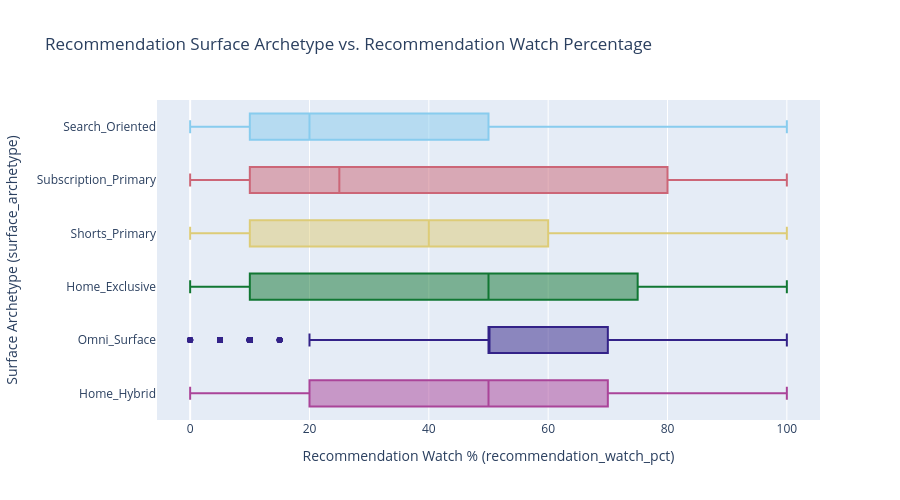

The notebook cell this image was saved under:
### Markdown cell above
### Findings:
- Users choosing `Look for other recommendations` display the highest reliance, averaging a mean `recommendation_watch_pct` of 55.3% (median 50.0%).
- Users who choose `Leave YouTube` after skipping `>20` videos record a reduced mean `recommendation_watch_pct` of 22.9% (median 15.0%), showing substantial feed disengagement.

### Code cell
# 4. Interactive Boxplot: Recommendation Surface Archetype vs. Recommendation Watch %
surface_order = (
    synth_df.groupby('surface_archetype')['recommendation_watch_pct']
    .median()
    .sort_values()
    .index.tolist()
)

fig_surface = px.box(
    synth_df,
    y='surface_archetype',
    x='recommendation_watch_pct',
    color='surface_archetype',
    category_orders={'surface_archetype': surface_order},
    orientation='h',
    title="Recommendation Surface Archetype vs. Recommendation Watch Percentage",
    labels={
        'surface_archetype': 'Surface Archetype (surface_archetype)',
        'recommendation_watch_pct': 'Recommendation Watch % (recommendation_watch_pct)'
    },
    color_discrete_sequence=px.colors.qualitative.Safe
)
fig_surface.update_layout(height=500, showlegend=False)
fig_surface.show()

### Figure 1 — Plotly figure (JSON) as saved in the notebook; plotly's stock layout.template omitted (floating-point values rounded to 4 significant figures; data arrays with more than 128 entries replaced by an {"elided": "..."} marker saying what was removed)
{"data": [{"alignmentgroup": "True", "hovertemplate": "Surface Archetype (surface_archetype)=%{y}<br>Recommendation Watch % (recommendation_watch_pct)=%{x}<extra></extra>", "legendgroup": "Search_Oriented", "marker": {"color": "rgb(136, 204, 238)"}, "name": "Search_Oriented", "notched": false, "offsetgroup": "Search_Oriented", "orientation": "h", "showlegend": true, "type": "box", "x": {"elided": "3053 float values"}, "x0": " ", "xaxis": "x", "y": {"elided": "3053 str values"}, "y0": " ", "yaxis": "y"}, {"alignmentgroup": "True", "hovertemplate": "Surface Archetype (surface_archetype)=%{y}<br>Recommendation Watch % (recommendation_watch_pct)=%{x}<extra></extra>", "legendgroup": "Subscription_Primary", "marker": {"color": "rgb(204, 102, 119)"}, "name": "Subscription_Primary", "notched": false, "offsetgroup": "Subscription_Primary", "orientation": "h", "showlegend": true, "type": "box", "x": {"elided": "426 float values"}, "x0": " ", "xaxis": "x", "y": {"elided": "426 str values"}, "y0": " ", "yaxis": "y"}, {"alignmentgroup": "True", "hovertemplate": "Surface Archetype (surface_archetype)=%{y}<br>Recommendation Watch % (recommendation_watch_pct)=%{x}<extra></extra>", "legendgroup": "Shorts_Primary", "marker": {"color": "rgb(221, 204, 119)"}, "name": "Shorts_Primary", "notched": false, "offsetgroup": "Shorts_Primary", "orientation": "h", "showlegend": true, "type": "box", "x": {"elided": "1396 float values"}, "x0": " ", "xaxis": "x", "y": {"elided": "1396 str values"}, "y0": " ", "yaxis": "y"}, {"alignmentgroup": "True", "hovertemplate": "Surface Archetype (surface_archetype)=%{y}<br>Recommendation Watch % (recommendation_watch_pct)=%{x}<extra></extra>", "legendgroup": "Home_Exclusive", "marker": {"color": "rgb(17, 119, 51)"}, "name": "Home_Exclusive", "notched": false, "offsetgroup": "Home_Exclusive", "orientation": "h", "showlegend": true, "type": "box", "x": {"elided": "2884 float values"}, "x0": " ", "xaxis": "x", "y": {"elided": "2884 str values"}, "y0": " ", "yaxis": "y"}, {"alignmentgroup": "True", "hovertemplate": "Surface Archetype (surface_archetype)=%{y}<br>Recommendation Watch % (recommendation_watch_pct)=%{x}<extra></extra>", "legendgroup": "Omni_Surface", "marker": {"color": "rgb(51, 34, 136)"}, "name": "Omni_Surface", "notched": false, "offsetgroup": "Omni_Surface", "orientation": "h", "showlegend": true, "type": "box", "x": {"elided": "1103 float values"}, "x0": " ", "xaxis": "x", "y": {"elided": "1103 str values"}, "y0": " ", "yaxis": "y"}, {"alignmentgroup": "True", "hovertemplate": "Surface Archetype (surface_archetype)=%{y}<br>Recommendation Watch % (recommendation_watch_pct)=%{x}<extra></extra>", "legendgroup": "Home_Hybrid", "marker": {"color": "rgb(170, 68, 153)"}, "name": "Home_Hybrid", "notched": false, "offsetgroup": "Home_Hybrid", "orientation": "h", "showlegend": true, "type": "box", "x": {"elided": "1138 float values"}, "x0": " ", "xaxis": "x", "y": {"elided": "1138 str values"}, "y0": " ", "yaxis": "y"}], "layout": {"boxmode": "overlay", "height": 500, "legend": {"title": {"text": "Surface Archetype (surface_archetype)"}, "tracegroupgap": 0}, "showlegend": false, "title": {"text": "Recommendation Surface Archetype vs. Recommendation Watch Percentage"}, "xaxis": {"anchor": "y", "domain": [0, 1], "title": {"text": "Recommendation Watch % (recommendation_watch_pct)"}}, "yaxis": {"anchor": "x", "categoryarray": ["Home_Hybrid", "Omni_Surface", "Home_Exclusive", "Shorts_Primary", "Subscription_Primary", "Search_Oriented"], "categoryorder": "array", "domain": [0, 1], "title": {"text": "Surface Archetype (surface_archetype)"}}}}
